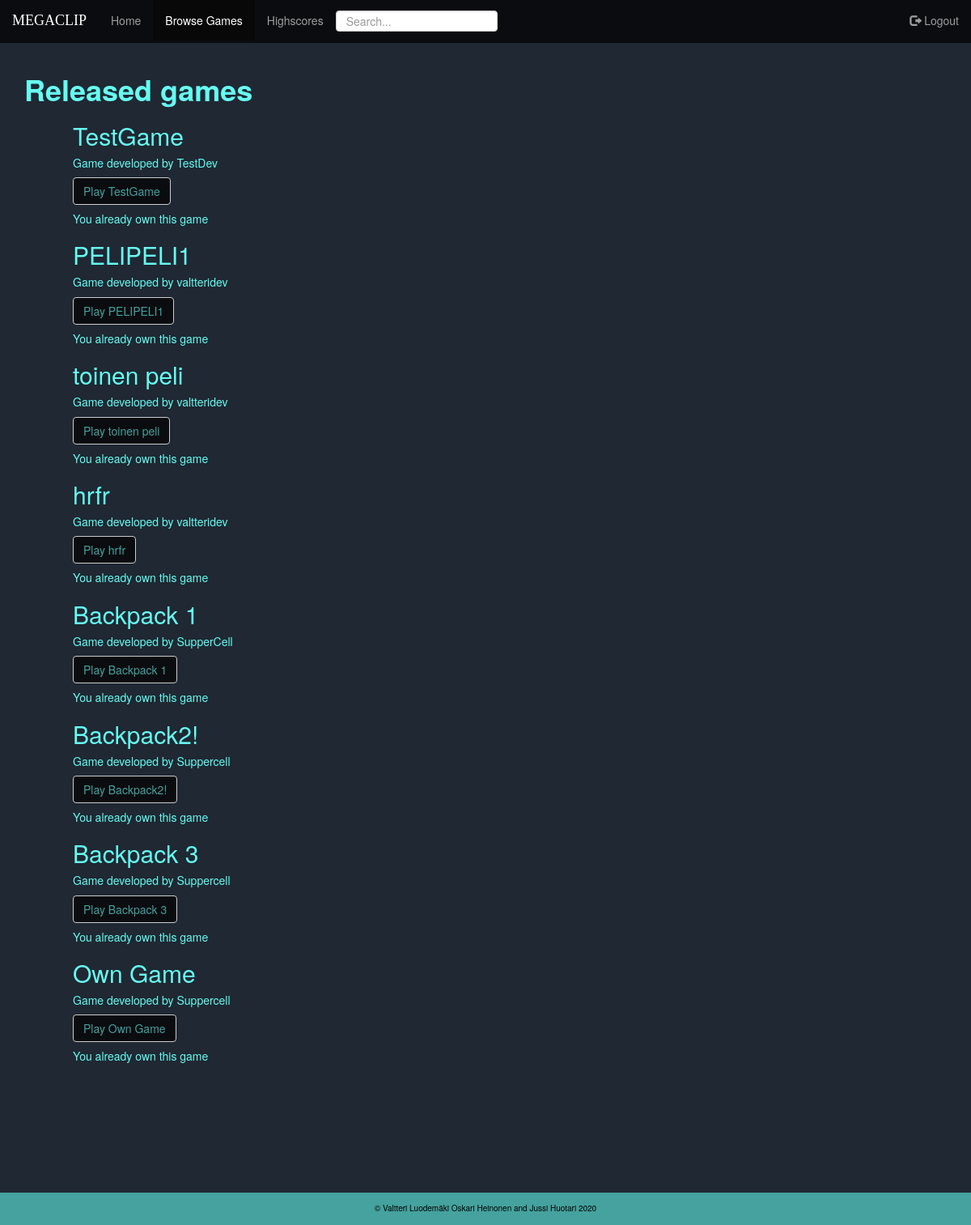
The page /browsegames/ (signed in) on the database as committed earlier.
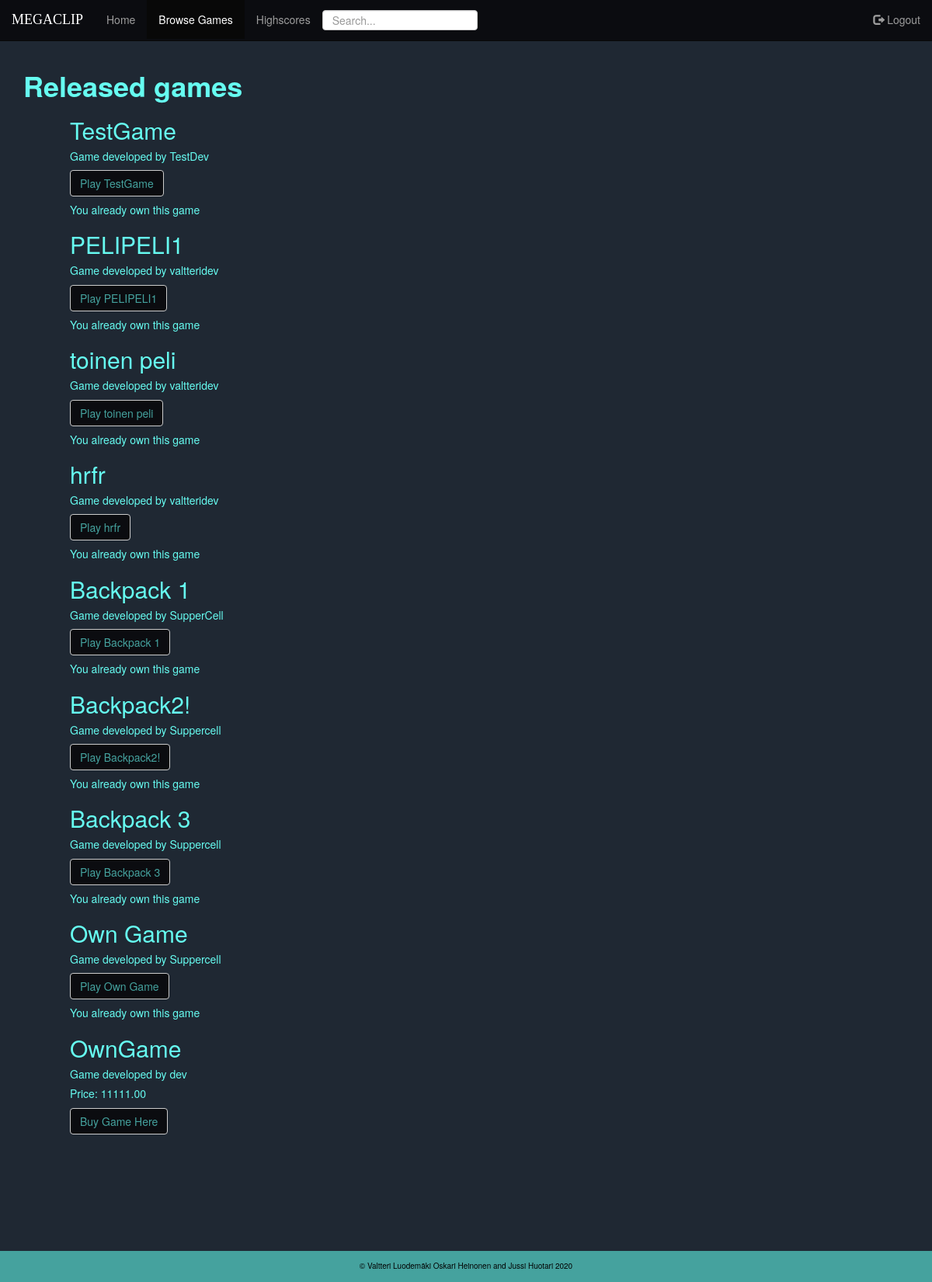
The same page on the database as committed later.
### gamestore/models.py (models this page shows, shortened)
class Game(models.Model):
    name = models.CharField(max_length=255, primary_key=True, unique=True)
    url = models.URLField(max_length=255)
    price = models.DecimalField(max_digits=20, decimal_places=2)
    developer = models.ForeignKey('users.CustomUser', on_delete=models.CASCADE, null=True)

### users/models.py (models this page shows)
class CustomUser(AbstractUser):
    usertype = models.CharField(max_length=10,default="['player']")
    games = models.ManyToManyField('gamestore.Game')
    test = models.CharField(max_length=10, choices=usertypes)
    def __str__(self):
        return self.username

### gamestore/views.py (the view)
# urls.py: path('browsegames/',BrowseGamesView.as_view(), name='browse_games' ), #domain/browsegames = browse available games
class BrowseGamesView(ListView):
    model = Game
    template_name = 'gamestore/browse_games.html'
    context_object_name = 'games'
    def get_context_data(self, **kwargs):
        context = super(BrowseGamesView, self).get_context_data(**kwargs)
        context.update({
            'browse_page' : 'active'
        })
        return context

### gamestore/templates/gamestore/browse_games.html (shortened to what this page needs)
 {% extends 'base.html' %}
{% block content %}
{% if user.is_authenticated %}
{% if games %}
  <h1 class=""><strong>Released games</strong></h1>
  <div class="cont-2">
  {% for game in games %}
        <h2>{{ game.name }}</h2>
        <h5>Game developed by {{ game.developer }}</h5>
      {% if game not in user.games.all  %}
        <h5>Price: {{ game.price }}</h5>
        {% if user.usertype == "['player']" %}
          <a href="{% url 'buy' game.name %}" class="btn btn-default" method="post">Buy Game Here</a>
        {%endif%}
      {% else  %}
        <a href="{% url 'game-detail' game.name %}" class="btn btn-default">Play {{ game.name }}</a> <br>
        <h5>You already own this game</h5>
      {% endif %}
  {% endfor %}
  </div>
{% else %}
  <div class="">
  </div>
{% endif %}
{% else %}
  <p>Log in to browse our games!</p>
  <a href="{% url 'login' %}" class="btn btn-default">Login</a>
  <a href="{% url 'signup' %}" class="btn btn-default">Register</a>
{% endif %}
{% endblock content %}

### templates/base.html (shortened to what this page needs)
<!DOCTYPE html>
{% load static %}
<html lang="en">
<head>
    <link rel="stylesheet" href="https://maxcdn.bootstrapcdn.com/bootstrap/3.4.1/css/bootstrap.min.css">
    <link rel="stylesheet" type="text/css" href="{% static 'gamestore/style.css' %}"/>
</head>
<body>
  <nav class="navbar navbar-inverse navbar-fixed-top">
    <div class="container-fluid">
      <div class="navbar-header">
        <a class="navbar-brand" href="{% url 'home' %}">MEGACLIP</a>
      </div>
      <div class="collapse navbar-collapse" id="topNavBar">
      <ul class="nav navbar-nav">
        <li class="nav-item {{ home_page }}"><a href="{% url 'home' %}">Home</a></li>
        <li class= "nav-item {{ browse_page }}"><a href="{% url 'browse_games'%}">Browse Games</a></li>
        <li class= "nav-item {{ highscore_page }}"><a href="{% url 'highscores' %}">Highscores</a></li>
        <li>
          <form action="{% url 'search' %}" method="get" id="navBarSearchForm">
            <div class="active-pink-3 active-pink-4 mb-4">
              <input type="text" class="form-control" id="id_q" name="q" placeholder="Search...">
            </div>
          </form>
        </li>
      </ul>
      <ul class="nav navbar-nav navbar-right">
        {% if user.is_authenticated %}
          <li><a href="{% url 'logout' %}"><span class="glyphicon glyphicon-log-out"></span> Logout</a></li>
        {% else %}
          <li class= "nav-item {{ signup_page }}"><a href="{% url 'signup' %}"><span class="glyphicon glyphicon-user"></span> Sign Up</a></li>
          <li><a href="{% url 'login' %}"><span class="glyphicon glyphicon-log-in"></span> Login</a></li>
        {% endif %}
      </ul>
    </div>
    </div>
  </nav>
  <main>
    <div class="cont-1">
      {% block content %}{% endblock %}
    <div class="cont-1">
  </main>
  <footer class="footer">
    <div class="container">
    <p class="footer-text"> © Valtteri Luodemäki Oskari Heinonen and Jussi Huotari 2020</p>
    </div>
  </footer>
</html>

### static/gamestore/style.css (style rules this page uses)
body { background: #1F2833 ; display: flex; flex-direction: column; position: relative; min-height: 100vh; color: #66FCF1 ; }
.navbar { border-radius: 0; background: #0B0C10; }
.navbar-inverse .navbar-brand { color: #66FCF1; }
.navbar-brand { font-family: bold; text-decoration-color: #66FCF1; color: #66FCF1: }
.cont-1 { height: 100%; padding-left: 30px; padding-bottom: 40px; padding-top: 70px; }
#navBarSearchForm input { position: center; width: 200px; height: 26px; }
#navBarSearchForm { position: center; width: 200px; padding-top: 13px; padding-bottom: 13px; }
.footer { position: absolute; left: 0; bottom: 0; height: 40px; width: 100%; background-color: #45A29E; color: black; text-align: center; margin-top: auto; }
.footer-text { font-size: 10px ; padding-top: 12px; padding-bottom: 10px text-align: center; }
.btn { color: #45A29E; background: #0B0C10; }
.cont-2 { padding-left: 60px; padding-bottom: 40px; }

Rows that differ between the two databases and show on the page:
added Game: name "OwnGame", developer "dev", price "11111.00", shows "Buy Game Here"
